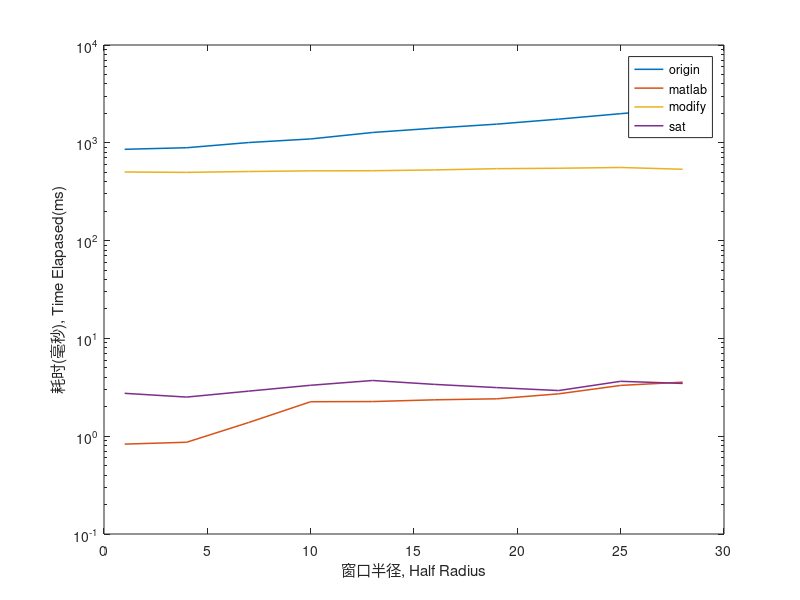

MATLAB code for this plot: (Note: this script raises an error after producing the figure.)
close all; clear; clc;

if ~exist('time_elapased.mat', 'file')
    im = imread('./src/lena.jpg');
    gray = rgb2gray(im);

    % time test
    step = 3;
    radius = 1:step:30;
    run_times_origin = zeros(length(radius), 1);
    idx = 1;
    for r = radius
        time_start = tic;
        for i = 1:10
            filtered = meanFilter(gray, r);
        end
        time_elapased = toc(time_start);
        run_times_origin(idx) = time_elapased/10;
        idx = idx + 1;
    end
    run_times_matlab = zeros(length(radius), 1);
    idx = 1;
    for r = radius
        time_start = tic;
        for i = 1:10
            h = ones(2*r+1, 2*r+1) / ((2*r+1) * (2*r+1));
            filtered = imfilter(gray, h, 'replicate');
        end
        time_elapased = toc(time_start);
        run_times_matlab(idx) = time_elapased/10;
        idx = idx + 1;
    end
    run_times_modify = zeros(length(radius), 1);
    idx = 1;
    for r = radius
        time_start = tic;
        for i = 1:10
            filtered = meanFilterModify(gray, r);
        end
        time_elapased = toc(time_start);
        run_times_modify(idx) = time_elapased/10;
        idx = idx + 1;
    end
    run_times_sat = zeros(length(radius), 1);
    idx = 1;
    for r = radius
        time_start = tic;
        for i = 1:10
            filtered = meanFilterSat(gray, r);
        end
        time_elapased = toc(time_start);
        run_times_sat(idx) = time_elapased/10;
        idx = idx + 1;
    end
    save('time_elapased.mat', 'run_times_origin', 'run_times_matlab', 'run_times_modify', 'run_times_sat', 'radius')
else
    load time_elapased.mat
end

% plot
semilogy(radius, run_times_origin*1000, 'LineWidth', 1.1)
hold on,
semilogy(radius, run_times_matlab*1000, 'LineWidth', 1.1)
semilogy(radius, run_times_modify*1000, 'LineWidth', 1.1)
semilogy(radius, run_times_sat*1000, 'LineWidth', 1.1)
legend('origin', 'matlab', 'modify', 'sat')
xlabel('窗口半径, Half Radius')
ylabel('耗时(毫秒), Time Elapased(ms)')
ax = gca;
outerpos = ax.OuterPosition;
ti = ax.TightInset;
left = outerpos(1) + ti(1);
bottom = outerpos(2) + ti(2);
ax_width = outerpos(3) - ti(1) - ti(3);
ax_height = outerpos(4) - ti(2) - ti(4);
ax.Position = [left bottom ax_width ax_height];

set(gca, 'color', 'none');
fig_rgb = getframe(gcf);
fig_rgb = fig_rgb.cdata;
alpha = ones(size(fig_rgb, 1), size(fig_rgb, 2));
fig_gray = rgb2gray(fig_rgb);
alpha(fig_gray==240) = 0;
imwrite(fig_rgb, 'time_elapased_cmp.png', 'Alpha', alpha);
